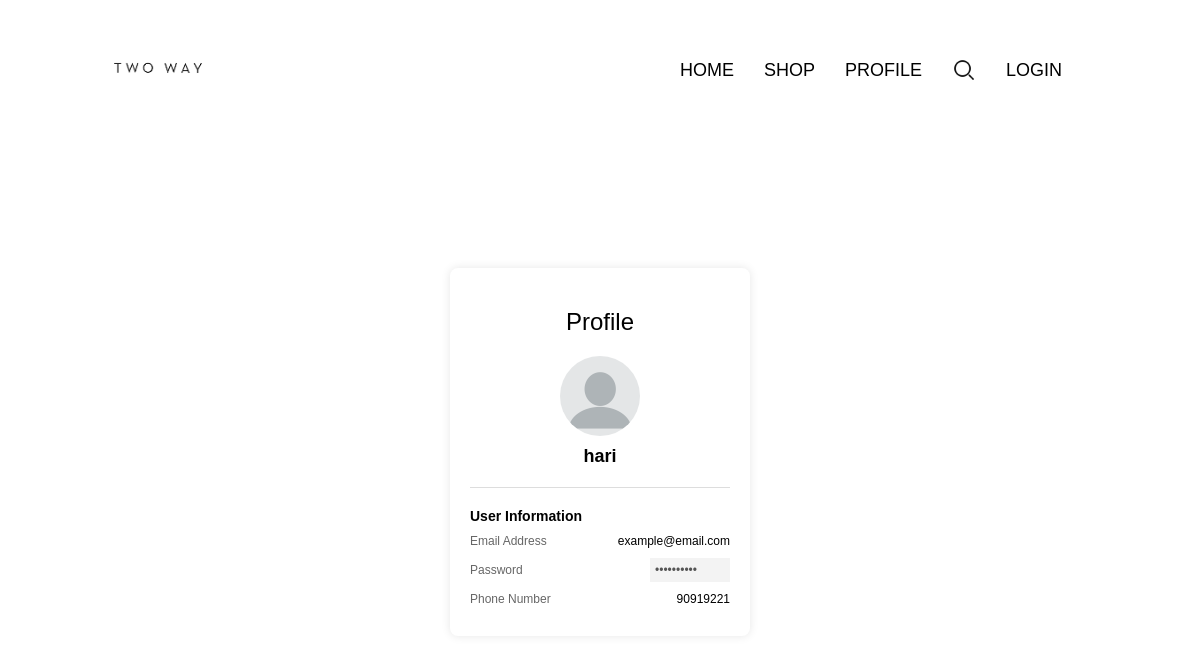
The app's page /index.php?page=profile with its own data.
### tables this page shows
CREATE TABLE User (
    Userid INT UNSIGNED NOT NULL AUTO_INCREMENT PRIMARY KEY,
    Name VARCHAR(100),
    Email VARCHAR(100),
    Password VARCHAR(100),
    PhoneNumber INT,
    DateCreated DATE NOT NULL
);

### pages/Profile.php (the view, shortened to what this page needs)
<?php
@ $db = new mysqli('127.0.0.1', 'root', '', 'TwoWay');
$userid = '1';
$query = "SELECT Name, Email, PhoneNumber FROM User WHERE Userid = '$userid'";
$result = $db->query($query);
if ($result && $row = $result->fetch_assoc()) {
    $username = $row['Name'];
    $email = $row['Email'];
    $phonenumber = $row['PhoneNumber'];
} else {
    echo "User data could not be retrieved.";
    exit;
}
?>
<link rel="stylesheet" href="../styles/profile.css">
<div class='profile-wrapper'>
    <div class="profile-container">
        <h2>Profile</h2>
        <div class="profile-section">
            <img src="../public/images/profile.png" alt="Profile Picture" class="profile-picture">
            <span class="profile-name"><?php echo htmlspecialchars($username); ?></span>
        </div>
        <hr>
        <div class="login-info">
            <h3>User Information</h3>
            <div class="login-item">
                <label>Email Address</label>
                <span><?php echo htmlspecialchars($email); ?></span>
            </div>
            <div class="login-item">
                <label>Password</label>
                <input type="password" value="**********" disabled>
            </div>
            <div class="login-item">
                <label>Phone Number</label>
                <span><?php echo htmlspecialchars($phonenumber); ?></span>
            </div>
        </div>
    </div>
</div>

### styles.css (style rules this page uses)
* { box-sizing: border-box; font-weight: normal; font-style: normal; font-family: 'Arial'; }

### styles/Profile.css (style rules this page uses)
.profile-wrapper { display: flex; justify-content: center; align-items: center; height: 80vh; }
.profile-container { width: 300px; background-color: #ffffff; padding: 20px; box-shadow: 0 0 10px rgba(0, 0, 0, 0.1); border-radius: 8px; text-align: center; }
.profile-section { display: flex; flex-direction: column; align-items: center; margin-bottom: 20px; }
.profile-picture { width: 80px; height: 80px; border-radius: 50%; object-fit: cover; margin-bottom: 10px; }
.profile-name { font-size: 18px; font-weight: bold; }
hr { margin: 20px 0; border: 0; border-top: 1px solid #ddd; }
.login-info h3 { font-size: 14px; font-weight: bold; text-align: left; margin-bottom: 10px; }
.login-item { display: flex; align-items: center; justify-content: space-between; margin-bottom: 10px; }
.login-item label { font-size: 12px; color: #666; }
.login-item span { font-size: 12px; }
input[type="password"] { border: none; background-color: #f3f3f3; font-size: 12px; padding: 5px; width: 80px; }

### records on screen
user: Name "hari", Email "example@email.com", PhoneNumber "90919221"
